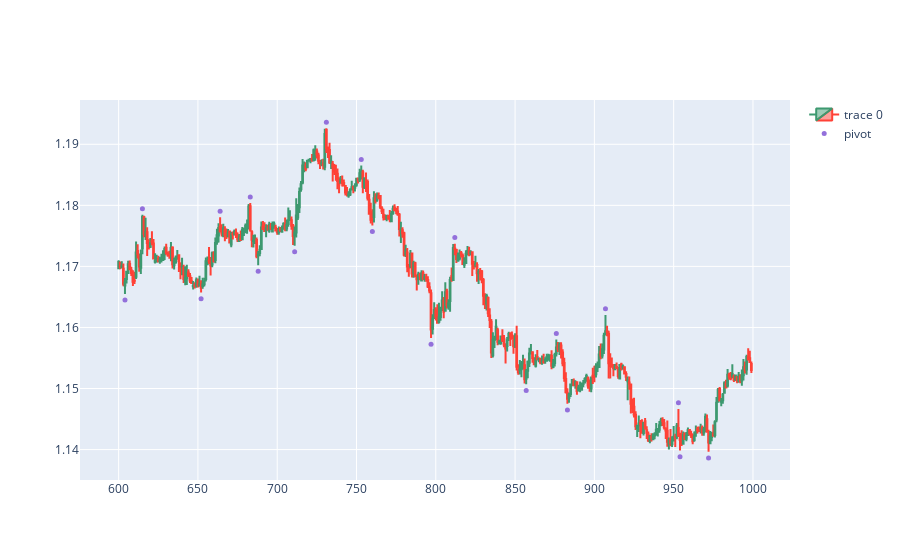

The cell this chart's notebook holds for it:
### Code cell
dfpl = df[600:1000]
fig = go.Figure(data=[go.Candlestick(x=dfpl.index,
                open=dfpl['open'],
                high=dfpl['high'],
                low=dfpl['low'],
                close=dfpl['close'])])

fig.add_scatter(x=dfpl.index, y=dfpl['point_position'], mode="markers",
                marker=dict(size=5, color="MediumPurple"),
                name="pivot")
fig.update_layout(xaxis_rangeslider_visible=False)
fig.show()

### Figure 1 — Plotly figure (JSON) as saved in the notebook; plotly's stock layout.template omitted (floating-point values rounded to 4 significant figures; data arrays with more than 128 entries replaced by an {"elided": "..."} marker saying what was removed)
{"data": [{"close": {"elided": "400 float values"}, "high": {"elided": "400 float values"}, "low": {"elided": "400 float values"}, "open": {"elided": "400 float values"}, "type": "candlestick", "x": {"elided": "400 int values"}}, {"marker": {"color": "MediumPurple", "size": 5}, "mode": "markers", "name": "pivot", "type": "scatter", "x": {"elided": "400 int values"}, "y": {"elided": "400 float values"}}], "layout": {"xaxis": {"rangeslider": {"visible": false}}}}
